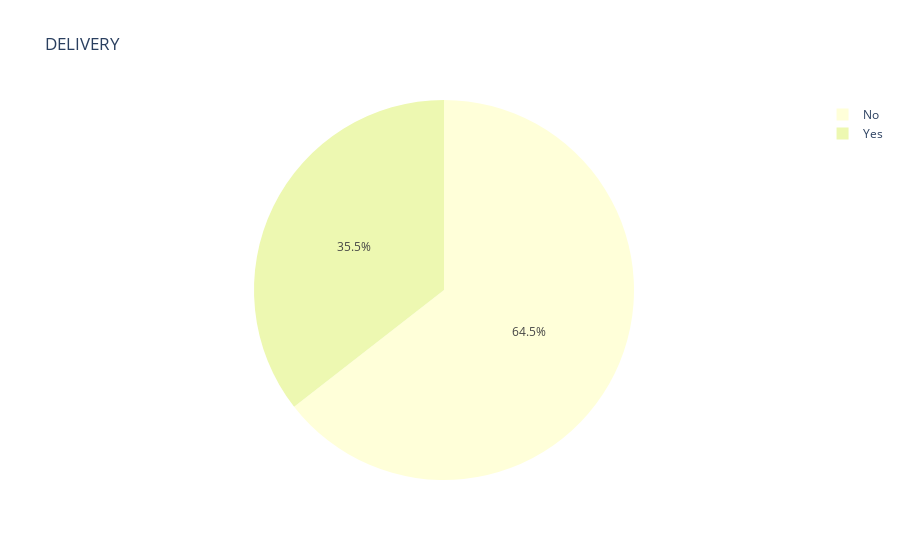

The code cell stored with this chart in its notebook:
### Code cell
x = data["delivery"].replace({1: "Yes", 0: "No"}).value_counts()
y = x.index
fig = px.pie(values=x, names=y, title="DELIVERY", color_discrete_sequence=px.colors.sequential.YlGnBu)
fig.show()

### Figure 1 — Plotly figure (JSON) as saved in the notebook; plotly's stock layout.template omitted (floating-point values rounded to 4 significant figures)
{"data": [{"domain": {"x": [0, 1], "y": [0, 1]}, "hovertemplate": "label=%{label}<br>value=%{value}<extra></extra>", "labels": ["No", "Yes"], "legendgroup": "", "name": "", "showlegend": true, "type": "pie", "values": [30476, 16797]}], "layout": {"legend": {"tracegroupgap": 0}, "piecolorway": ["rgb(255,255,217)", "rgb(237,248,177)", "rgb(199,233,180)", "rgb(127,205,187)", "rgb(65,182,196)", "rgb(29,145,192)", "rgb(34,94,168)", "rgb(37,52,148)", "rgb(8,29,88)"], "title": {"text": "DELIVERY"}}}
